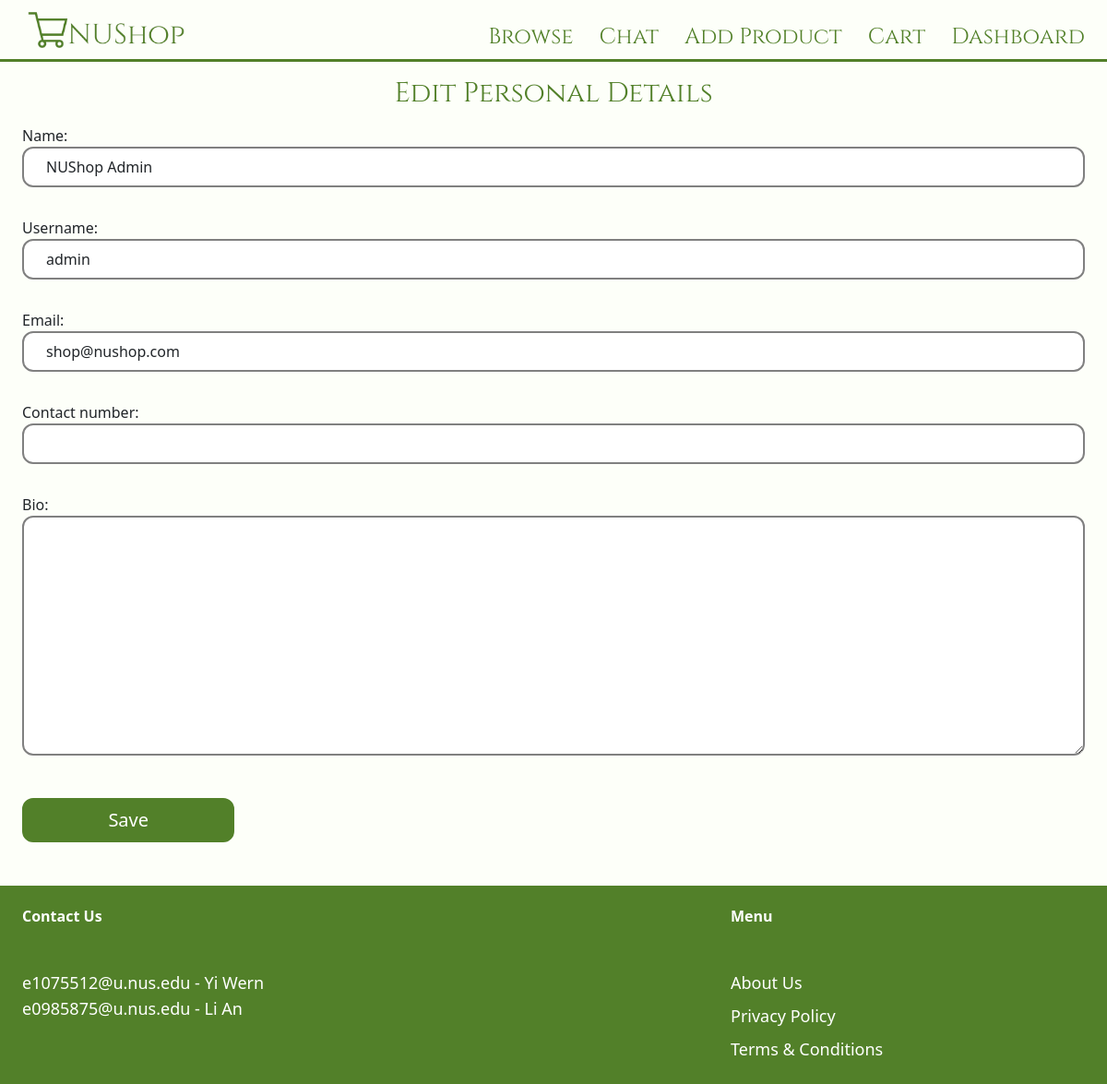
The app's page /authuser/admin/student-org-details/ (signed in), older data.
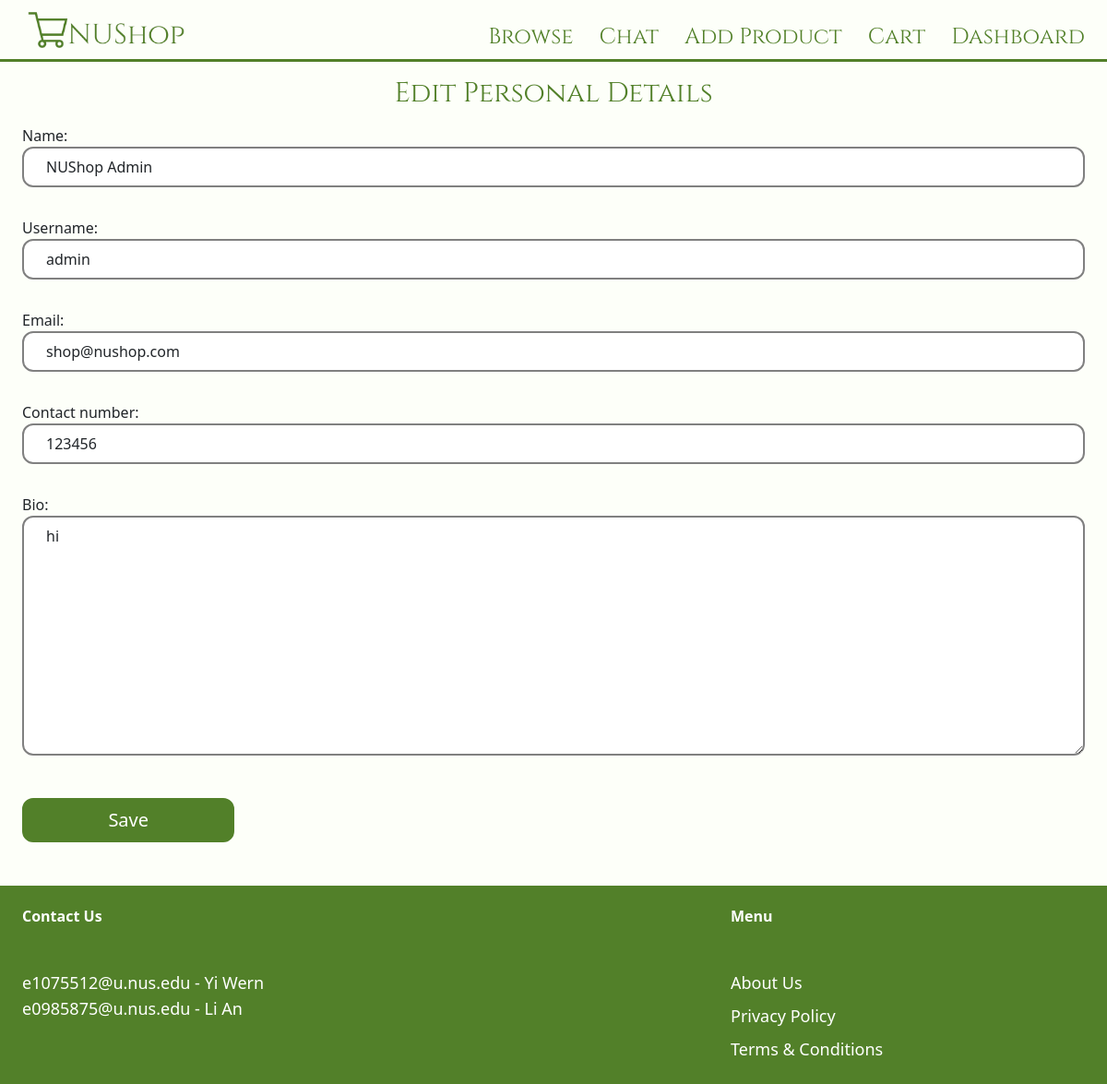
The same page, newer data.
### authuser/models.py (models this page shows, shortened)
class User(AbstractBaseUser, PermissionsMixin):
    username = models.CharField(max_length=150, unique=True)
    email = models.EmailField(unique=True)
    name = models.CharField(max_length=255, default='')
    bio = models.CharField(max_length=500, blank=True, null=True)
    contact_number = models.CharField(max_length=8, blank=True, null=True)
    image = models.ImageField(upload_to='user_images', blank=True, null=True)
    is_staff = models.BooleanField(default=False)
    is_superuser = models.BooleanField(default=False)
    is_active = models.BooleanField(default=True)
    date_joined = models.DateTimeField(default=timezone.now)
    last_login = models.DateTimeField(blank=True, null=True)
    major = models.ForeignKey(Major, related_name='major', on_delete=models.CASCADE, blank=True, null=True)
    role = models.ForeignKey(Role, related_name='users', on_delete=models.CASCADE, blank=True, null=True)
    followers = models.ManyToManyField('self', related_name="followed_by", symmetrical=False, blank=True)
    bank_details = models.ForeignKey(Bank, related_name='bank_details', on_delete=models.CASCADE, blank=True, null=True)
    delivery_address = models.ForeignKey(DeliveryAddress, related_name='delivery_address', on_delete=models.CASCADE, blank=True, null=True)
    USERNAME_FIELD = 'username'
    REQUIRED_FIELDS = ['email']
    objects = CustomUserManager()
    class Meta:
        verbose_name = 'User'
        verbose_name_plural = 'Users'

### authuser/views.py (the view)
# urls.py: path('<str:username>/student-org-details/', views.edit_student_org_details, name='student-org-details'),
@login_required
def edit_student_org_details(request, username):
    user = User.objects.get(username=username)
    if request.method == 'POST':
        form = EditStudentOrganisationForm(request.POST, request.FILES, instance=user)
        if form.is_valid():
            form.save()
            messages.info(request, "Personal details are updated.")
            return redirect(reverse('dashboard:view-profile', args=[username]))
    else:
        form = EditStudentOrganisationForm(instance=user)
    return render(request, 'authuser/form.html', {
        'form': form,
        'title': 'Edit Personal Details',
    })

### authuser/forms.py
class EditStudentOrganisationForm(forms.ModelForm):
    class Meta:
        model = User
        fields = ('name', 'username', 'email', 'contact_number', 'bio',)
        widgets = {
            'name': forms.TextInput(attrs={
                'class': INPUT_CLASSES
            }),
            'username': forms.TextInput(attrs={
                'class': INPUT_CLASSES
            }),
            'email': forms.EmailInput(attrs={
                'class': INPUT_CLASSES
            }),
            'contact_number': forms.TextInput(attrs={
                'class': INPUT_CLASSES
            }),
            'bio': forms.Textarea(attrs={
                'class': INPUT_CLASSES
            }),
        }

### authuser/templates/authuser/form.html (shortened to what this page needs)
{% extends 'core/base.html' %}
{% block content %}
<h1 class="my-3 text-3xl text-center cinzel text-nushopprimary">{{ title }}</h1>
<form method="post" actions="." enctype="multipart/form-data">
    <div class="space-y-4">
        {{ form.as_p }}
    </div>
    <button class="py-2 px-2 w-1/5 bt-nushopprimary text-xl text-center rounded-xl">Save</button>
</form>
{% endblock %}

Row changes from the older to the newer data that the page shows:
changed User "NUShop Admin": contact_number (not shown) → "123456"; bio (not shown) → "hi"
